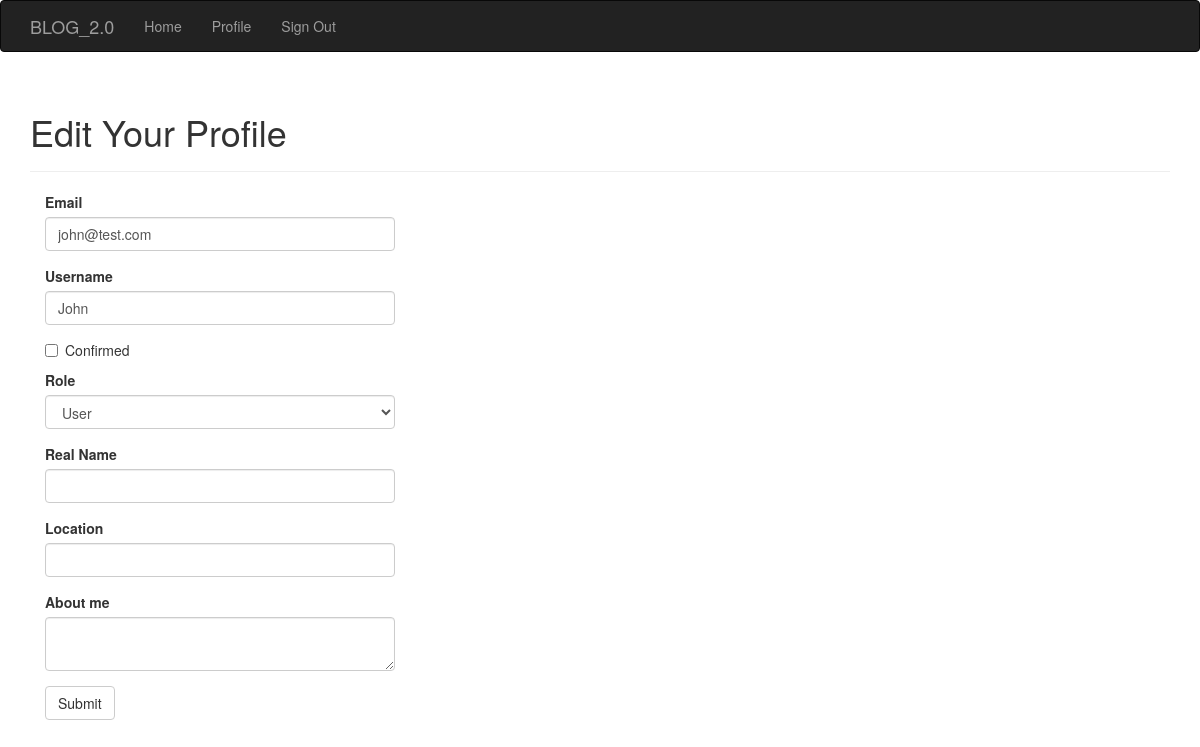
The app's page /edit_profile/41 (signed in) with its own data.
### app/models.py (models this page shows, shortened)
class User(UserMixin, db.Model):
    __tablename__ = 'users'
    id = db.Column(db.Integer, primary_key=True)
    email = db.Column(db.String(64), unique=True, index=True)
    username = db.Column(db.String(64), unique=True, index=True)
    name = db.Column(db.String(64))
    location = db.Column(db.String(64))
    about_me = db.Column(db.Text())
    member_since = db.Column(db.DateTime(), default=datetime.utcnow)
    last_seen = db.Column(db.DateTime(), default=datetime.utcnow)
    password_hash = db.Column(db.String(128))
    avatar_hash = db.Column(db.String(32))
    role_id = db.Column(db.Integer, db.ForeignKey('roles.id'))
    confirmed = db.Column(db.Boolean, default=False)
    posts = db.relationship('Post', backref='author', lazy='dynamic')
    followed = db.relationship('Follow', foreign_keys=[Follow.follower_id], backref=db.backref('follower', lazy='joined'), lazy='dynamic', cascade='all, delete-orphan')
    followers = db.relationship('Follow', foreign_keys=[Follow.followed_id], backref=db.backref('followed', lazy='joined'), lazy='dynamic', cascade='all, delete-orphan')
    def can(self, perm):
        return self.role is not None and self.role.has_permission(perm)
    def ping(self):
        self.last_seen = datetime.utcnow()
        db.session.add(self)
        db.session.commit()
    @property
    def password(self):
        '''
        Password property to prevent reading passwords directly
        '''
        raise AttributeError('Password is not a readable attribute')

### app/main/views.py (the view, shortened to what this page needs)
@main.route('/edit_profile/<int:id>', methods=['GET','POST'])
@login_required
@admin_required
def edit_profile_admin(id):
    user = User.query.get_or_404(id)
    form = EditProfileAdminForm(user=user)
    form.email.data = user.email
    form.username.data = user.username
    form.confirmed.data = user.confirmed
    form.role.data = user.role_id
    form.name.data = user.name
    form.location.data = user.location
    form.about_me.data = user.about_me
    return render_template('edit_profile.html', form=form, user=user)

### app/main/forms.py (shortened to what this page needs)
class EditProfileAdminForm(Form):
    email = StringField('Email', validators=[DataRequired(), Length(1, 64), Email()])
    username = StringField('Username', validators=[
        Length(1, 64), DataRequired(),
        Regexp('^[A-Za-z][A-Za-z0-9_.]*$', 0,
                'Usernames must have only letters, numbers, dots or \
                underscores')])
    confirmed = BooleanField('Confirmed')
    role = SelectField('Role', coerce=int)
    name = StringField('Real Name', validators=[Length(0, 64)])
    location = StringField('Location', validators=[Length(0, 64)])
    about_me = TextAreaField('About me')
    submit = SubmitField('Submit')
    def __init__(self, user, *args, **kwargs):
        super(EditProfileAdminForm, self).__init__(*args, **kwargs)
        self.role.choices = [(role.id, role.name) for role in Role.query.order_by(Role.name).all()]
        self.user = user

### app/auth/views.py (called while the page is built)
@auth.before_app_request
def before_request():
    if current_user.is_authenticated:
        current_user.ping()
        if not current_user.confirmed \
                and request.endpoint \
                and request.blueprint != 'auth' \
                and request.endpoint != 'static':
            return redirect(url_for('auth.unconfirmed'))

### app/main/__init__.py (called while the page is built)
@main.app_context_processor
def inject_permission():
    return dict(Permission=Permission)

### app/models.py (called while the page is built)
@login_manager.user_loader
def load_user(user_id):
    return User.query.get(int(user_id))

    def has_permission(self, perm):
        return self.permissions & perm == perm

### app/templates/edit_profile.html (shortened to what this page needs)
{% extends "base.html" %}
{% import "bootstrap/wtf.html" as wtf %}
{% block page_content %}
<div class="page-header">
    <h1>Edit Your Profile</h1>
</div>
<div class="col-md-4">
    {{ wtf.quick_form(form) }}
</div>
{% endblock %}

### records on screen
User: email "john@test.com", username "John", role "User"
